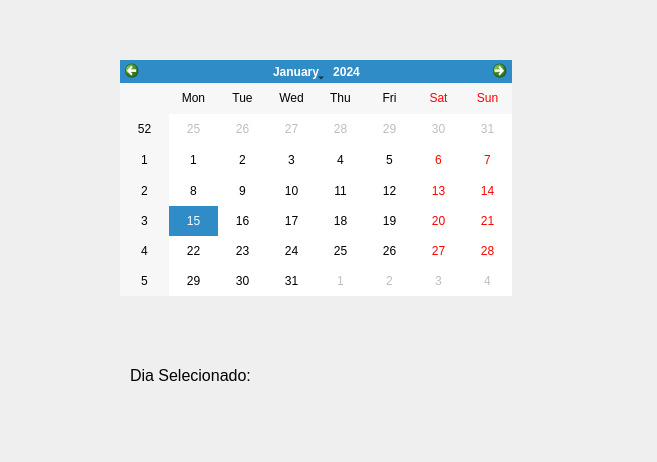
<?xml version="1.0" encoding="UTF-8"?>
<ui version="4.0">
 <class>Form</class>
 <widget class="QWidget" name="Form">
  <property name="geometry">
   <rect>
    <x>0</x>
    <y>0</y>
    <width>657</width>
    <height>462</height>
   </rect>
  </property>
  <property name="windowTitle">
   <string>Form</string>
  </property>
  <widget class="QCalendarWidget" name="calendarWidget">
   <property name="geometry">
    <rect>
     <x>120</x>
     <y>60</y>
     <width>392</width>
     <height>236</height>
    </rect>
   </property>
  </widget>
  <widget class="QLabel" name="label">
   <property name="geometry">
    <rect>
     <x>130</x>
     <y>360</y>
     <width>371</width>
     <height>31</height>
    </rect>
   </property>
   <property name="font">
    <font>
     <pointsize>12</pointsize>
    </font>
   </property>
   <property name="text">
    <string>Dia Selecionado:</string>
   </property>
  </widget>
 </widget>
 <resources/>
 <connections/>
</ui>
